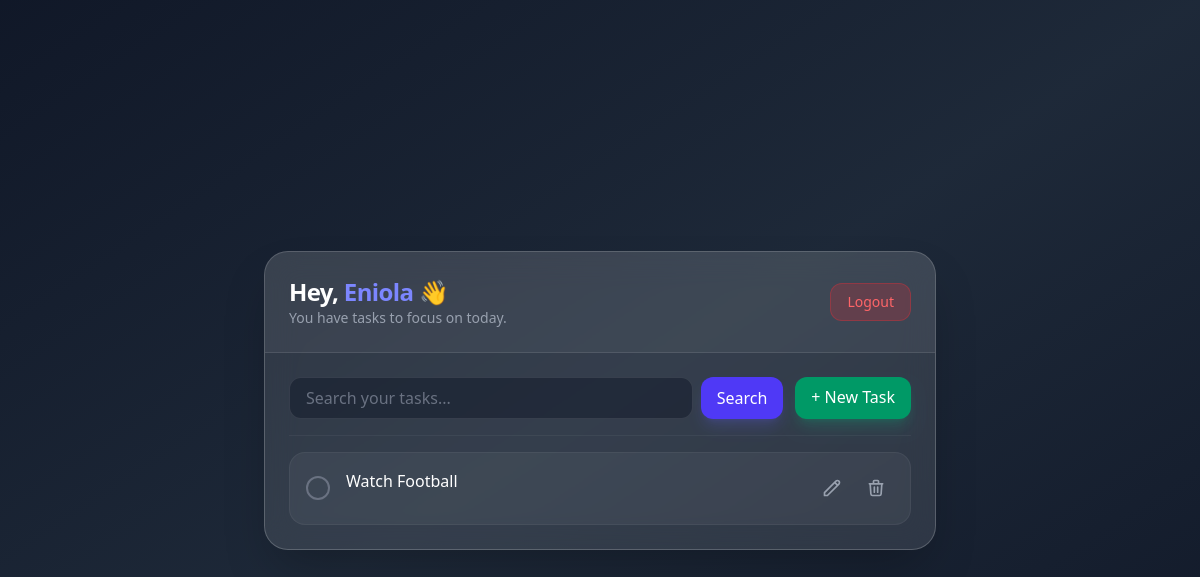
Before: / (signed in) with the older database file.
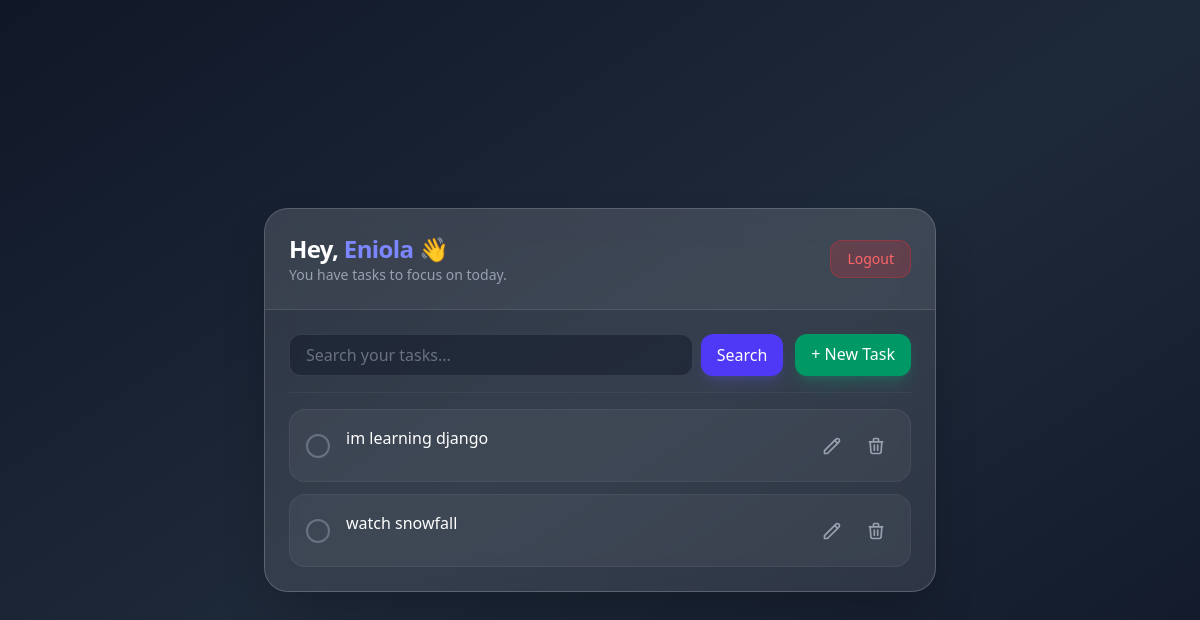
After: the same page with the newer database file.
### core/models.py (models this page shows, shortened)
class Task(models.Model):
    user = models.ForeignKey(User,  on_delete=models.CASCADE)
    title = models.CharField(null=True, max_length=200)
    description = models.TextField(null=True, blank=True)
    complete = models.BooleanField(default=False)
    created = models.DateTimeField(auto_now_add=True)

### core/views.py (the view)
# urls.py: path('', TaskList.as_view(), name='tasks'),
@method_decorator(never_cache, name='dispatch')
class TaskList(LoginRequiredMixin, ListView):
    model = Task
    context_object_name = 'tasks'
    def get_queryset(self):
        queryset = Task.objects.filter(user=self.request.user)
        search_input = self.request.GET.get('search-area') or ''
        if search_input:
            queryset = queryset.filter(title__startswith=search_input)
        return queryset
    def get_context_data(self, **kwargs):
        context = super().get_context_data(**kwargs)
        context['count'] = context['tasks'].filter(complete=False).count()
        context['search_input'] = self.request.GET.get('search-area') or ''
        return context

### core/templates/core/task_list.html (shortened to what this page needs)
{% extends 'base.html' %}
{% load static %}
{% block main %}
<div class="w-full max-w-2xl mx-auto my-10 bg-white/10 backdrop-blur-lg rounded-3xl border border-white/20 shadow-2xl overflow-hidden">
    <div class="p-6 border-b border-white/10 flex justify-between items-center bg-white/5">
        <div>
            <h1 class="text-2xl font-bold text-white tracking-tight">
                Hey, <span class="text-indigo-400">{{ request.user|capfirst }}</span> 👋
            </h1>
            <p class="text-gray-400 text-sm">You have tasks to focus on today.</p>
        </div>
        <form method='post' action="{% url 'logout' %}">
            <button type='submit' class="px-4 py-2 bg-red-500/20 hover:bg-red-500/40 text-red-400 rounded-xl transition duration-300 text-sm font-medium border border-red-500/30">
                Logout
            </button>
        </form>
    </div>
    <div class="p-6 space-y-4">
        <div class="flex flex-col sm:flex-row gap-3">
            <form method="GET" class="flex-1 flex gap-2">
                <input
                    type="text"
                    name="search-area"
                    value="{{ search_input }}"
                    placeholder="Search your tasks..."
                    class="flex-1 bg-gray-900/50 border border-white/10 rounded-xl px-4 py-2 text-white placeholder-gray-500 focus:outline-none focus:ring-2 focus:ring-indigo-500 transition"
                >
                <button type="submit" class="bg-indigo-600 hover:bg-indigo-500 text-white px-4 py-2 rounded-xl transition shadow-lg shadow-indigo-500/20">
                    Search
                </button>
            </form>
            <a href="{% url 'task-create' %}" class="bg-emerald-600 hover:bg-emerald-500 text-white px-4 py-2 rounded-xl text-center transition shadow-lg shadow-emerald-500/20 font-medium">
                + New Task
            </a>
        </div>
        <hr class="border-white/5">
        <div class="space-y-3">
            {% for task in tasks %}
            <div class="group flex items-center justify-between p-4 rounded-2xl bg-white/5 border border-white/5 hover:bg-white/10 hover:border-white/20 transition-all duration-300">
                <div class="flex items-center gap-4">
                    <div class="flex-shrink-0">
                        {% if task.complete %}
                            <div class="h-6 w-6 rounded-full bg-emerald-500/20 border border-emerald-500 flex items-center justify-center">
                                <span class="text-emerald-500 text-xs">✓</span>
                            </div>
                        {% else %}
                            <div class="h-6 w-6 rounded-full border-2 border-gray-500"></div>
                        {% endif %}
                    </div>
                    <div class="flex flex-col">
                        <h3 class="font-medium {% if task.complete %} text-gray-500 line-through {% else %} text-white {% endif %}">
                            {{ task.title }}
                        </h3>
                    </div>
                </div>
                <div class="flex gap-2">
                    <a href="{% url 'task-update' task.id %}" class="p-2 text-gray-400 hover:text-indigo-400 transition">
                        <svg xmlns="http://www.w3.org/2000/svg" class="h-5 w-5" fill="none" viewBox="0 0 24 24" stroke="currentColor">
                            <path stroke-linecap="round" stroke-linejoin="round" stroke-width="2" d="M15.232 5.232l3.536 3.536m-2.036-5.036a2.5 2.5 0 113.536 3.536L6.5 21.036H3v-3.572L16.732 3.732z" />
                        </svg>
                    </a>
                    <a href="{% url 'task-delete' task.id %}" class="p-2 text-gray-400 hover:text-red-400 transition">
                        <svg xmlns="http://www.w3.org/2000/svg" class="h-5 w-5" fill="none" viewBox="0 0 24 24" stroke="currentColor">
                            <path stroke-linecap="round" stroke-linejoin="round" stroke-width="2" d="M19 7l-.867 12.142A2 2 0 0116.138 21H7.862a2 2 0 01-1.995-1.858L5 7m5 4v6m4-6v6m1-10V4a1 1 0 00-1-1h-4a1 1 0 00-1 1v3M4 7h16" />
                        </svg>
                    </a>
                </div>
            </div>
            {% empty %}
            <div class="py-12 text-center">
                <p class="text-gray-500 italic">No tasks found. Time to relax! ☕</p>
            </div>
            {% endfor %}
        </div>
    </div>
</div>
{% endblock %}

### core/templates/base.html (shortened to what this page needs)
<!doctype html>
{% load static %}
<html>
<head>
  <link href="{% static 'src/output.css' %}" rel="stylesheet">
</head>
<body class="min-h-screen px-5 bg-gradient-to-br flex justify-center items-center from-gray-900 via-gray-800 to-gray-900">
  {% block main %}
 {% endblock %}
</body>
</html>

Changed rows visible on the page:
removed Task: complete False (drawn), title "Watch Football"
added Task: complete False (drawn), title "im learning django"
added Task: complete False (drawn), title "watch snowfall"
